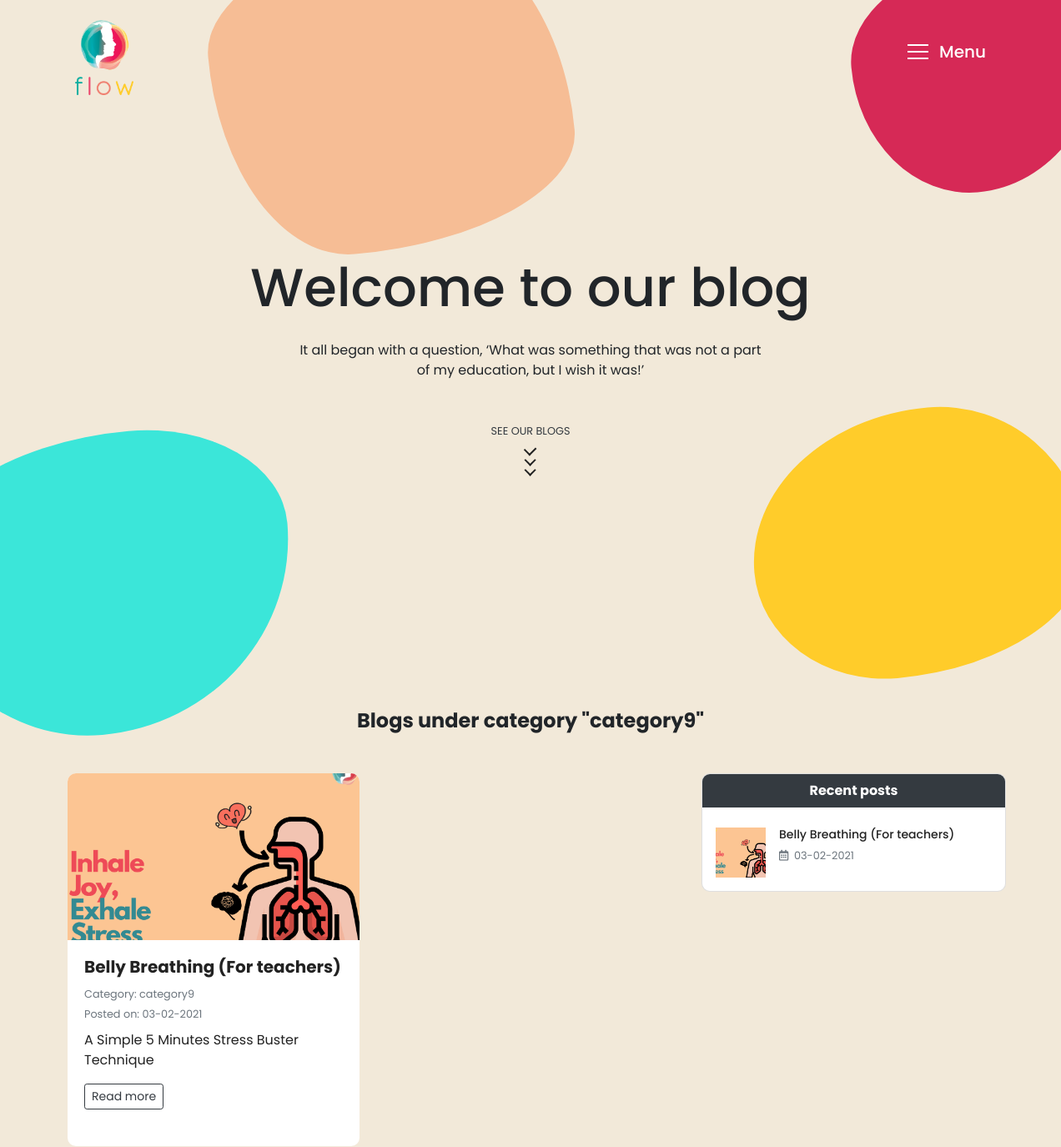
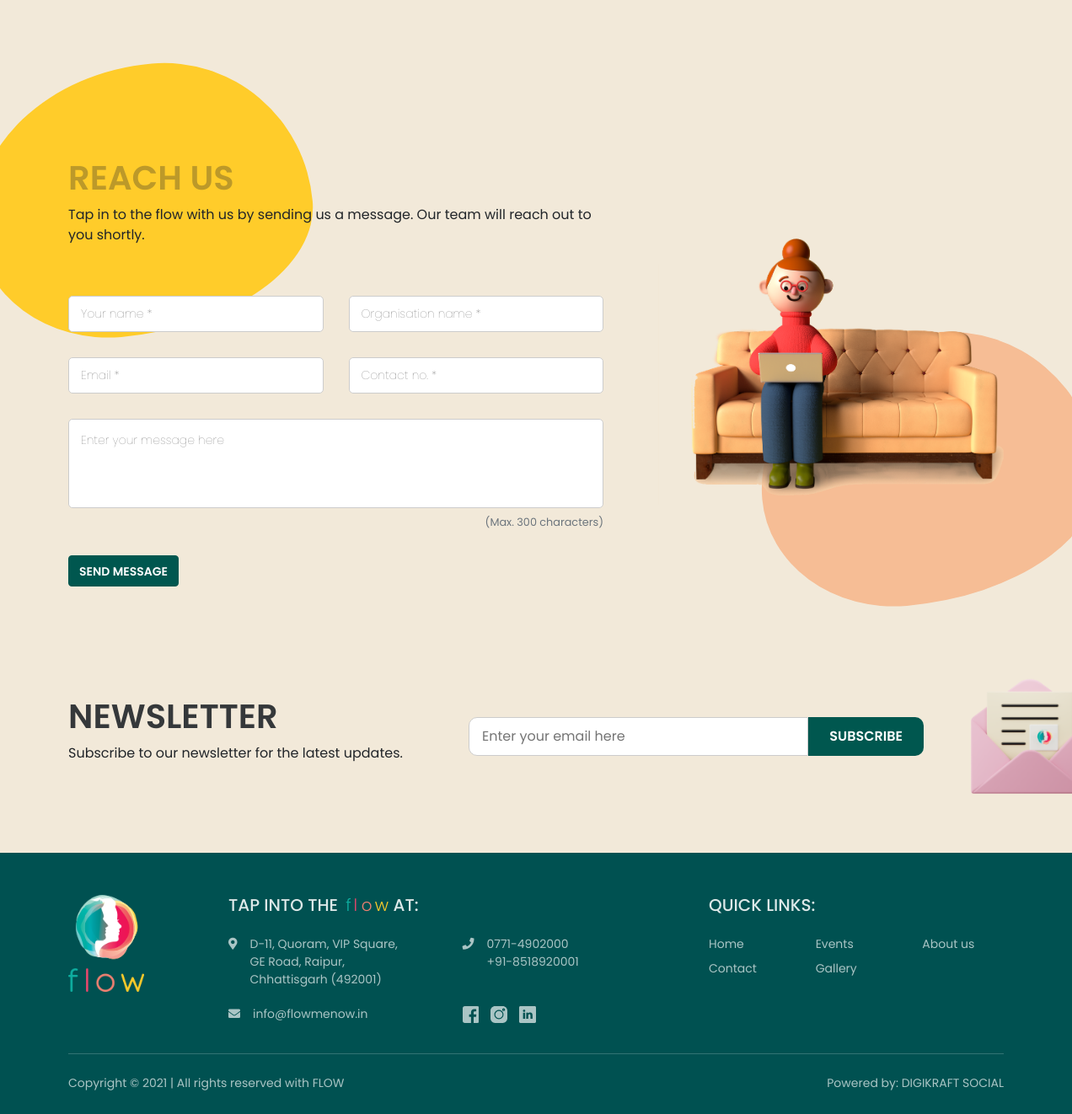
The page /blog/category/9/category9 on the database its author committed (2 pictures, top to bottom).
### tables this page shows
CREATE TABLE `blogs` (
  `id` int(100) NOT NULL,
  `heading` varchar(2048) NOT NULL,
  `short_descr` varchar(1000) DEFAULT NULL,
  `date` timestamp NOT NULL DEFAULT current_timestamp(),
  `img` varchar(1024) NOT NULL,
  `content` longtext NOT NULL,
  `url_slug` varchar(500) DEFAULT NULL,
  `tags` text DEFAULT NULL,
  `category_id` int(11) DEFAULT NULL,
  `authors_id` int(11) DEFAULT NULL,
  `created_at` timestamp NOT NULL DEFAULT current_timestamp(),
  `updated_at` timestamp NOT NULL DEFAULT current_timestamp()
);

CREATE TABLE `blog_categories` (
  `id` int(11) NOT NULL,
  `category` varchar(1024) NOT NULL,
  `category_date` timestamp NOT NULL DEFAULT current_timestamp()
);

CREATE TABLE `webprofile` (
  `id` int(11) NOT NULL,
  `email` varchar(80) NOT NULL,
  `phone1` varchar(50) NOT NULL,
  `phone2` varchar(50) NOT NULL,
  `whatsapp_no` varchar(50) NOT NULL,
  `address` text NOT NULL,
  `fblink` varchar(250) NOT NULL,
  `instalink` varchar(250) NOT NULL,
  `linkedinlink` varchar(250) NOT NULL,
  `latitude` varchar(500) NOT NULL,
  `longitude` varchar(500) NOT NULL
);

### application/controllers/Home.php (called while the page is built, shortened)
<?php
class Home extends MY_Controller {
	function __construct(){
		$this->load->model('GetModel','fetch');
		$this->load->model('AddModel','save');
		$this->load->library("pagination");
	}
	public function blogCat($id){
		$profile=$this->fetch->getWebProfile();
		$blogs=$this->fetch->getBlogsByCat($id);
		$category=$this->fetch->getInfoById('blog_categories','id',$id)->category;
		$recent=$this->fetch->getLimitInfo('blogs',4);
		$this->load->view('header',['profile'=>$profile,'blogs'=>$blogs,'recent'=>$recent,'category'=>$category
									]);
		$this->load->view('blog_main');
		$this->load->view('footer');
	}
}

### index.php (called while the page is built, shortened)
<?php
require_once BASEPATH.'core/CodeIgniter.php';

### application/models/GetModel.php (called while the page is built, shortened)
<?php
class GetModel extends CI_Model{
    public function getWebProfile()
    {
        return $this->db->get('webprofile')->row();
    }
    public function getBlogsByCat($id)
    {
        $items=$this->db->select('b.*, c.category, c.id AS cat_id')
                ->from('blogs b')
                ->join('blog_categories c', 'c.id = b.category_id', 'LEFT')
                ->order_by('b.id','desc')
                ->where('category_id',$id)
                ->get()
                ->result();
        return $items;
    }
    public function getInfoById($tbl, $col, $id)
    {
        return $this->db->where($col, $id)->get($tbl)->row();
    }
    public function getLimitInfo($tbl,$lim)
    {
        return $this->db->order_by('id', 'DESC')->limit($lim)->get($tbl)->result();
    }
}
?>

### application/views/blog_main.php (the view, shortened to what this page needs)
<section class="hero-sec">
    <div class="container">
        <div class="intro">
            <h1>Welcome to our blog</h1>
            <p class="mt-4 mb-5 mx-auto">It all began with a question, ‘What was something that was not a part of my education, but I wish it was!’</p>
            <a href="#allBlogs" id="nextPage" class="link">
                <small class="text-dark">SEE OUR BLOGS</small>
                <div class="mouse">
                    <span class="m_scroll_arrows unu"></span>
                    <span class="m_scroll_arrows doi"></span>
                    <span class="m_scroll_arrows trei"></span>
                </div>
            </a>
        </div>
    </div>
    <div class="blobs">
        <div class="blob-baige"></div>
        <div class="blob-pink"></div>
        <div class="blob-teal"></div>
        <div class="blob-yellow"></div>
    </div>
</section>
<main class="all-blogs" id="allBlogs">
    <div class="container">
    <?php if(isset($category)) { ?>
        <h4 class="mb-5 text-center"><strong>Blogs under category "<?=$category?>"</strong></h4>
    <?php } ?>
        <div class="row ">
            <div class="col-md-8">
                <div class="row">
                    <?php foreach($blogs as $b){?>
                        <div class="col-md-6 mb-5">
                            <div onclick="redirectTo('<?=base_url('blog/').$b->id.'/'.$b->url_slug?>')" class="blog-card card mb-4 border-0 h-100" style="color:#222">
                                <img class="card-img-top" src="<?=base_url()?>assets/images/<?=$b->img?>" style="object-fit: cover;" height="200" alt="image">
                                <div class="card-body">
                                    <h5 class="mb-2"><strong><?=$b->heading?></strong></h5>
                                    <small class="text-muted">Category: <a href="<?=base_url('blog/category/').$b->cat_id.'/'.$b->category?>" class="cat-link"><?=$b->category?></a></small>
                                    <br>
                                    <small class="text-muted">Posted on: <?=date('d-m-Y',strtotime($b->date))?></small>
                                    <p class="card-text text-black mt-2"><?=(strlen($b->short_descr) > 100) ? substr($b->short_descr,0,100).'...' :$b->short_descr?></p>
                                    <div class="d-flex justify-content-between align-items-center">
                                        <div class="btn-group">
                                            <a href="<?=base_url('blog/').$b->id.'/'.$b->url_slug?>" class="btn btn-sm btn-outline-dark">Read more</a>
                                        </div>
                                    </div>
                                </div>
                            </div>
                        </div>
                    <?php }?>
                </div>
            </div>
            <div class="aside col-md-4 pr-sm-0 mt-sm-0 mt-5">
                <div class="card">
                    <div class="card-title mb-2">
                        <p class="text-center rounded-3 font-weight-bold bg-dark text-white py-2">Recent posts</p>
                    </div>
                    <div class="card-body p-0">
                    <?php foreach($recent as $r){?>
                        <a href="<?=base_url('blog/').$r->id.'/'.$r->url_slug?>" class="card-text mb-3 px-3 d-flex flex-row flex-nowrap align-items-start">
                            <img src="<?=base_url()?>assets/images/<?=$r->img?>" alt="" width="60" height="60" style="object-fit: cover;">
                            <div class="content ml-3">
                                <h6 class="mb-1"><?=$r->heading?></h6>
                                <small class="text-muted"><i class="far fa-calendar-alt"> </i>&nbsp; <?=date('d-m-Y',strtotime($r->date))?></small>
                            </div>
                        </a>
                    <?php }?>
                    </div>
                </div>
            </div>
        </div>
    </div>
</main>

### application/views/footer.php (shortened to what this page needs)
    <section class="contact-sec" id='contact'>
        <div class="blobs">
            <div class="blob-yellow"></div>
        </div>
        <div class="container">
            <div class="row flex-wrap-reverse">
               <div class="col-sm-7 form-con">
                   <h1>REACH US</h1>
                   <p>Tap in to the flow with us by sending us a message. Our team will reach out to you shortly.</p>
                   <form class="" action="<?=base_url('enquire')?>" method="POST">
                        <div class="row justify-content-between">
                            <div class="col-md-6 mb-sm-0 mb-4 float-group">
                                <input name="name" type="text" class="" required>
                                <label for="pname">Your name *</label>
                            </div>
                            <div class="col-md-6 mb-sm-0 mb-4 float-group">
                                <input name="org_name" type="text" required>
                                <label for="pname">Organisation name *</label>
                            </div>
                            <div class="col-md-6 mb-sm-0 mb-4 float-group">
                                <input name="email" type="email" required>
                                <label for="pname">Email *</label>
                            </div>
                            <div class="col-md-6 mb-sm-0 mb-4 float-group">
                                <input name="phone" type="text" required>
                                <label for="pname">Contact no. *</label>
                            </div>
                            <div class="col-12 float-group">
                                <textarea name="message" rows="4" maxlength="300"></textarea>
                                <label for="pname">Enter your message here</label>
                            <small class="d-block text-right text-muted"> (Max. 300 characters)</small>
                            </div>
                        </div>
                        <button type="submit" class="btn"> SEND MESSAGE </button>
                    </form>
               </div>
               <div class="col-sm-5 image mb-sm-0 mb-5">
                   <img src="<?=base_url()?>assets/images/5.png" alt="">
               </div>
            </div>
        </div>
    </section>
    <section class="newsletter">
        <div class="env">
            <img src="<?=base_url()?>assets/images/newsletter.png" alt="">
        </div>
        <div class="container">
            <div class="row align-items-center">
                <div class="col-sm-5">
                    <h1>NEWSLETTER</h1>
                    <p>Subscribe to our newsletter for the latest updates.</p>
                </div>
                <div class="col-sm-6">
                    <form action="<?=base_url('subscribe')?>" method="POST">
                        <div class="input-grp">
                            <input type="email" name="email" placeholder="Enter your email here" required>
                            <button type="submit">SUBSCRIBE</button>
                        </div>
                    </form>
                </div>
            </div>
        </div>
    </section>
    <footer>
        <div class="container">
            <div class="row">
                <div class="col-sm-2 mb-sm-0 mb-5">
                    <img src="<?=base_url()?>assets/images/flow-logo.png" alt="">
                </div>
                <div class="col-sm-6 mb-sm-0 mb-5">
                    <h5 class="mb-sm-4 mb-3">TAP INTO THE <span class="flow-mark ml-1">
                        <span class="o mr-2">o</span>
                        <span class="w ">w</span>
                    </span> &nbsp; AT:</h5>
                    <div class="row ml-0">
                        <div class="col-sm-6 info">
                            <div class="row flex-nowrap">
                                <div class=""><i class="fa fa-map-marker-alt"></i></div>
                                <div class="col">
                                    <?=nl2br($profile->address)?>
                                </div>
                            </div>
                        </div>
                        <div class="col-sm-6 info">
                            <div class="row flex-nowrap">
                                <div class=""><i class="fa fa-phone"></i></div>
                                <div class="col">
                                    <?=$profile->phone1?>
                                    <br>
                                    <?=$profile->phone2?>
                                </div>
                            </div>
                        </div>
                        <div class="col-sm-6 info">
                            <div class="row flex-nowrap">
                                <div class=""><i class="fa fa-envelope"></i></div>
                                <div class="col">
                                    <?=$profile->email?>
                                </div>
                            </div>
                        </div>
                        <div class="col-sm-6 ">
                            <div class="row flex-nowrap">
                                <div class="">
                                   <a target="_blank" href="<?=$profile->fblink?>">
                                    </a>
                                   <a target="_blank"  href="<?=$profile->instalink?>">
                                   </a>
                                   <a target="_blank"  href="<?=$profile->linkedinlink?>">
                                   </a>
                                </div>
                            </div>
                        </div>
                    </div>
                </div>
                <div class="col-sm-4 mb-sm-0 mb-2">
                    <h5 class="mb-sm-4 mb-3">QUICK LINKS:</h5>
                    <div class="row">
                        <a href="<?=base_url()?>" class="col-4 mb-2">Home</a>
                        <a href="<?=base_url('events')?>" class="col-4 mb-2">Events</a>
                        <a href="<?=base_url('about-us')?>" href="about.html" class="col-4 mb-2">About us</a>
                        <a href="<?=base_url('contact-us')?>" class="col-4 mb-2">Contact</a>
                        <a href="<?=base_url('gallery')?>" class="col-4 mb-2">Gallery</a>
                    </div>
                </div>
            </div>
            <hr>
            <div class="row mt-4">
                <div class="col-sm-6 text-sm-left text-center">
                    <p>Copyright &copy; <?=date('Y')?> | All rights reserved with FLOW</p>
                </div>
                <div class="col-sm-6 text-sm-right text-center">
                    <p>
                        Powered by: <a href="http://digikraftsocial.com">DIGIKRAFT SOCIAL</a>
                    </p>
                </div>
            </div>
        </div>
    </footer>
</body>
</html>

### assets/css/float_label.css (style rules this page uses)
.float-group { position:relative; }
.contact-sec input + label { position:absolute; left:30px; top:50%; transform: translateY(-50%); transition:all 0.3s; color:#666; font-weight:lighter; cursor: text; pointer-events: none; font-size: 14px; }
.contact-sec textarea + label { position:absolute; left:30px; top:15px; transition:all 0.3s; color:#666; font-weight:lighter; cursor: text; pointer-events: none; font-size: 14px; }

### application/views/blog_main.php (style rules this page uses)
body { overflow: unset; }

### rows shown on the page
blogs: img (picture), heading "Belly Breathing (For teachers)", blog_categories.category "category9", date "03-02-2021", short_descr "A Simple 5 Minutes Stress Buster Technique"
webprofile: address "D-11, Quoram, VIP Square, GE Road, Raipur, Chhattisgarh (492001)", phone1 "0771-4902000", phone2 "+91-8518920001", email "info@flowmenow.in"

### other values the page prints
$category "category9"
